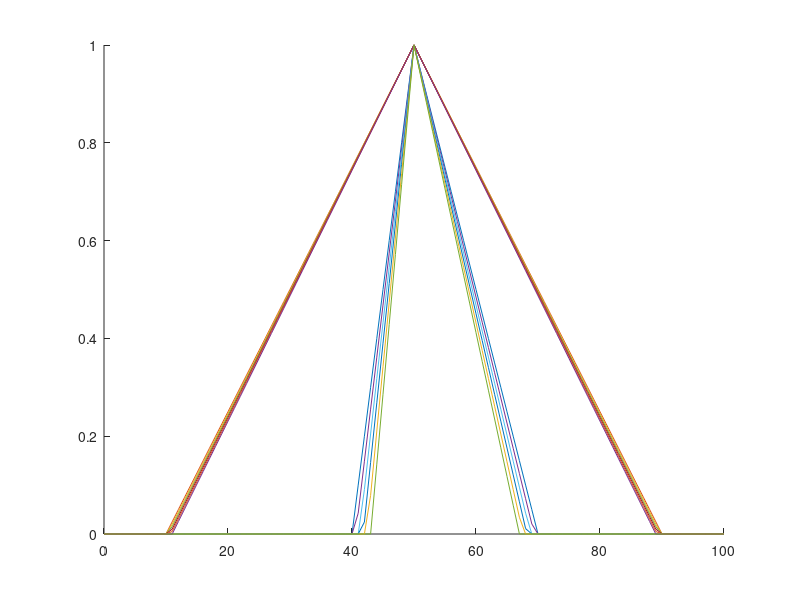

Reproduce this figure in MATLAB.
%Example of GT2FS with lmf and umf having the same peak.
x = 0:1:100; %universe of discourse
% support = (a,b) where a is left shoulder and b is right shoulder
% peak of triangular MF
% support and peak required to plot the trimf
umf.left=10; 
umf.right=90; 
umf.peak=50;
umf.support=[umf.left umf.right];
umf.y=trimf(x,[umf.left umf.peak umf.right]);
% umf.support(1) < lmf.support(1)
% umf.support(2) > lmf.support(2)
lmf.left=40;
lmf.right=70;
lmf.peak=50;
lmf.support=[lmf.left lmf.right];
lmf.y=trimf(x,[lmf.left lmf.peak lmf.right]);
%Plotting zSlice at Z0
z=zeros(1,length(x));
hold on
plot3(x,lmf.y,z);
plot3(x,umf.y,z);
% hold off;
zlevels=5; % ie zlevel number of zSlices, where Z0 is not counted because it is the FOU of the IT2 set. 
zSlices=ones(1,zlevels);

for i=1:zlevels
    zSlices(1,i)=i*(1/zlevels); %values of zlevels
end

%Plotting zSlices from Z1 to Zzlevels
for i=1:zlevels
    zmf(i).zvalues=zSlices(1,i)*ones(1, length(x)); %storing an array with the same zvalue for plot3
    zmf(i).umf.left=umf.left+(1*zSlices(1,i)); %changing support
    zmf(i).umf.right=umf.right-(1*zSlices(1,i));
    zmf(i).umf.peak=(umf.peak+lmf.peak)/2;
    zmf(i).umf.supp=[zmf(i).umf.left    zmf(i).umf.right];
    zmf(i).umf.y=trimf(x, [zmf(i).umf.left   zmf(i).umf.peak   zmf(i).umf.right]);
    zmf(i).lmf.left=lmf.left+(3*zSlices(1,i));
    zmf(i).lmf.right=lmf.right-(3*zSlices(1,i));
    zmf(i).lmf.peak=(umf.peak+lmf.peak)/2;
    zmf(i).lmf.supp=[zmf(i).lmf.left    zmf(i).lmf.right];
    zmf(i).lmf.y=trimf(x, [zmf(i).lmf.left   zmf(i).lmf.peak   zmf(i).lmf.right]);
    plot3(x,zmf(i).umf.y,zmf(i).zvalues)
    plot3(x,zmf(i).lmf.y,zmf(i).zvalues)
end
hold off


% % Defuzzification
% for i=1:zlevels
%     yl(i)=EKM(x,zmf(i).lmf.y,zmf(i).umf.y,-1);
%     yr(i)=EKM(x,zmf(i).lmf.y,zmf(i).umf.y,1);
% end
% sum1=0;
% for i=1:zlevels
%     sum1=sum1+(yl(i)+yr(i))*zSlices(1,i)*0.5;
% end
% sum1/(sum(zSlices))


